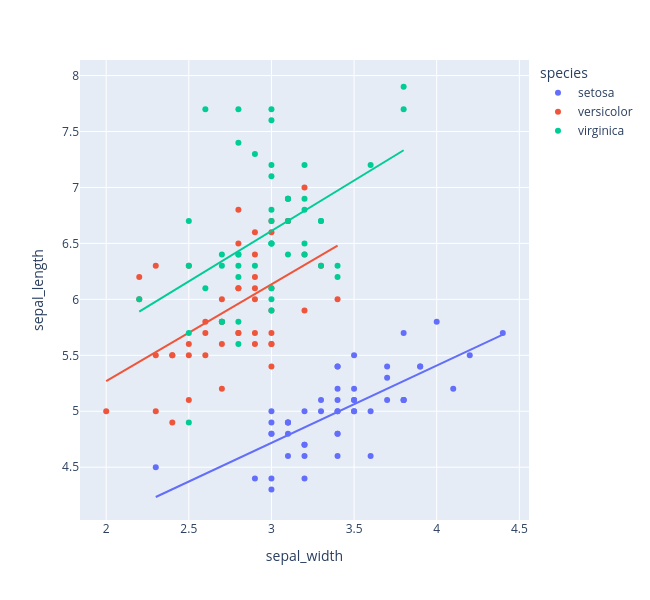

Source (notebook cell):
### Code cell
fig = px.scatter(df,x = 'sepal_width',y = 'sepal_length',
                 color = 'species',trendline = 'ols',#特点是根据每个颜色组进行线性回归
                 height = 600,width = 650)

fig.show()
fig.write_image('Figures/px_iris_fig4.svg')

### Figure 1 — Plotly figure (JSON) as saved in the notebook; plotly's stock layout.template omitted (floating-point values rounded to 4 significant figures)
{"data": [{"hovertemplate": "species=setosa<br>sepal_width=%{x}<br>sepal_length=%{y}<extra></extra>", "legendgroup": "setosa", "marker": {"color": "#636efa", "symbol": "circle"}, "mode": "markers", "name": "setosa", "orientation": "v", "showlegend": true, "type": "scatter", "x": [3.5, 3.0, 3.2, 3.1, 3.6, 3.9, 3.4, 3.4, 2.9, 3.1, 3.7, 3.4, 3.0, 3.0, 4.0, 4.4, 3.9, 3.5, 3.8, 3.8, 3.4, 3.7, 3.6, 3.3, 3.4, 3.0, 3.4, 3.5, 3.4, 3.2, 3.1, 3.4, 4.1, 4.2, 3.1, 3.2, 3.5, 3.1, 3.0, 3.4, 3.5, 2.3, 3.2, 3.5, 3.8, 3.0, 3.8, 3.2, 3.7, 3.3], "xaxis": "x", "y": [5.1, 4.9, 4.7, 4.6, 5.0, 5.4, 4.6, 5.0, 4.4, 4.9, 5.4, 4.8, 4.8, 4.3, 5.8, 5.7, 5.4, 5.1, 5.7, 5.1, 5.4, 5.1, 4.6, 5.1, 4.8, 5.0, 5.0, 5.2, 5.2, 4.7, 4.8, 5.4, 5.2, 5.5, 4.9, 5.0, 5.5, 4.9, 4.4, 5.1, 5.0, 4.5, 4.4, 5.0, 5.1, 4.8, 5.1, 4.6, 5.3, 5.0], "yaxis": "y"}, {"hovertemplate": "<b>OLS trendline</b><br>sepal_length = 0.690854 * sepal_width + 2.64466<br>R<sup>2</sup>=0.557681<br><br>species=setosa<br>sepal_width=%{x}<br>sepal_length=%{y} <b>(trend)</b><extra></extra>", "legendgroup": "setosa", "marker": {"color": "#636efa", "symbol": "circle"}, "mode": "lines", "name": "setosa", "showlegend": false, "type": "scatter", "x": [2.3, 2.9, 3.0, 3.0, 3.0, 3.0, 3.0, 3.0, 3.1, 3.1, 3.1, 3.1, 3.1, 3.2, 3.2, 3.2, 3.2, 3.2, 3.3, 3.3, 3.4, 3.4, 3.4, 3.4, 3.4, 3.4, 3.4, 3.4, 3.4, 3.5, 3.5, 3.5, 3.5, 3.5, 3.5, 3.6, 3.6, 3.7, 3.7, 3.7, 3.8, 3.8, 3.8, 3.8, 3.9, 3.9, 4.0, 4.1, 4.2, 4.4], "xaxis": "x", "y": [4.234, 4.648, 4.717, 4.717, 4.717, 4.717, 4.717, 4.717, 4.786, 4.786, 4.786, 4.786, 4.786, 4.855, 4.855, 4.855, 4.855, 4.855, 4.924, 4.924, 4.994, 4.994, 4.994, 4.994, 4.994, 4.994, 4.994, 4.994, 4.994, 5.063, 5.063, 5.063, 5.063, 5.063, 5.063, 5.132, 5.132, 5.201, 5.201, 5.201, 5.27, 5.27, 5.27, 5.27, 5.339, 5.339, 5.408, 5.477, 5.546, 5.684], "yaxis": "y"}, {"hovertemplate": "species=versicolor<br>sepal_width=%{x}<br>sepal_length=%{y}<extra></extra>", "legendgroup": "versicolor", "marker": {"color": "#EF553B", "symbol": "circle"}, "mode": "markers", "name": "versicolor", "orientation": "v", "showlegend": true, "type": "scatter", "x": [3.2, 3.2, 3.1, 2.3, 2.8, 2.8, 3.3, 2.4, 2.9, 2.7, 2.0, 3.0, 2.2, 2.9, 2.9, 3.1, 3.0, 2.7, 2.2, 2.5, 3.2, 2.8, 2.5, 2.8, 2.9, 3.0, 2.8, 3.0, 2.9, 2.6, 2.4, 2.4, 2.7, 2.7, 3.0, 3.4, 3.1, 2.3, 3.0, 2.5, 2.6, 3.0, 2.6, 2.3, 2.7, 3.0, 2.9, 2.9, 2.5, 2.8], "xaxis": "x", "y": [7.0, 6.4, 6.9, 5.5, 6.5, 5.7, 6.3, 4.9, 6.6, 5.2, 5.0, 5.9, 6.0, 6.1, 5.6, 6.7, 5.6, 5.8, 6.2, 5.6, 5.9, 6.1, 6.3, 6.1, 6.4, 6.6, 6.8, 6.7, 6.0, 5.7, 5.5, 5.5, 5.8, 6.0, 5.4, 6.0, 6.7, 6.3, 5.6, 5.5, 5.5, 6.1, 5.8, 5.0, 5.6, 5.7, 5.7, 6.2, 5.1, 5.7], "yaxis": "y"}, {"hovertemplate": "<b>OLS trendline</b><br>sepal_length = 0.865078 * sepal_width + 3.53973<br>R<sup>2</sup>=0.276582<br><br>species=versicolor<br>sepal_width=%{x}<br>sepal_length=%{y} <b>(trend)</b><extra></extra>", "legendgroup": "versicolor", "marker": {"color": "#EF553B", "symbol": "circle"}, "mode": "lines", "name": "versicolor", "showlegend": false, "type": "scatter", "x": [2.0, 2.2, 2.2, 2.3, 2.3, 2.3, 2.4, 2.4, 2.4, 2.5, 2.5, 2.5, 2.5, 2.6, 2.6, 2.6, 2.7, 2.7, 2.7, 2.7, 2.7, 2.8, 2.8, 2.8, 2.8, 2.8, 2.8, 2.9, 2.9, 2.9, 2.9, 2.9, 2.9, 2.9, 3.0, 3.0, 3.0, 3.0, 3.0, 3.0, 3.0, 3.0, 3.1, 3.1, 3.1, 3.2, 3.2, 3.2, 3.3, 3.4], "xaxis": "x", "y": [5.27, 5.443, 5.443, 5.529, 5.529, 5.529, 5.616, 5.616, 5.616, 5.702, 5.702, 5.702, 5.702, 5.789, 5.789, 5.789, 5.875, 5.875, 5.875, 5.875, 5.875, 5.962, 5.962, 5.962, 5.962, 5.962, 5.962, 6.048, 6.048, 6.048, 6.048, 6.048, 6.048, 6.048, 6.135, 6.135, 6.135, 6.135, 6.135, 6.135, 6.135, 6.135, 6.221, 6.221, 6.221, 6.308, 6.308, 6.308, 6.394, 6.481], "yaxis": "y"}, {"hovertemplate": "species=virginica<br>sepal_width=%{x}<br>sepal_length=%{y}<extra></extra>", "legendgroup": "virginica", "marker": {"color": "#00cc96", "symbol": "circle"}, "mode": "markers", "name": "virginica", "orientation": "v", "showlegend": true, "type": "scatter", "x": [3.3, 2.7, 3.0, 2.9, 3.0, 3.0, 2.5, 2.9, 2.5, 3.6, 3.2, 2.7, 3.0, 2.5, 2.8, 3.2, 3.0, 3.8, 2.6, 2.2, 3.2, 2.8, 2.8, 2.7, 3.3, 3.2, 2.8, 3.0, 2.8, 3.0, 2.8, 3.8, 2.8, 2.8, 2.6, 3.0, 3.4, 3.1, 3.0, 3.1, 3.1, 3.1, 2.7, 3.2, 3.3, 3.0, 2.5, 3.0, 3.4, 3.0], "xaxis": "x", "y": [6.3, 5.8, 7.1, 6.3, 6.5, 7.6, 4.9, 7.3, 6.7, 7.2, 6.5, 6.4, 6.8, 5.7, 5.8, 6.4, 6.5, 7.7, 7.7, 6.0, 6.9, 5.6, 7.7, 6.3, 6.7, 7.2, 6.2, 6.1, 6.4, 7.2, 7.4, 7.9, 6.4, 6.3, 6.1, 7.7, 6.3, 6.4, 6.0, 6.9, 6.7, 6.9, 5.8, 6.8, 6.7, 6.7, 6.3, 6.5, 6.2, 5.9], "yaxis": "y"}, {"hovertemplate": "<b>OLS trendline</b><br>sepal_length = 0.901534 * sepal_width + 3.90684<br>R<sup>2</sup>=0.209057<br><br>species=virginica<br>sepal_width=%{x}<br>sepal_length=%{y} <b>(trend)</b><extra></extra>", "legendgroup": "virginica", "marker": {"color": "#00cc96", "symbol": "circle"}, "mode": "lines", "name": "virginica", "showlegend": false, "type": "scatter", "x": [2.2, 2.5, 2.5, 2.5, 2.5, 2.6, 2.6, 2.7, 2.7, 2.7, 2.7, 2.8, 2.8, 2.8, 2.8, 2.8, 2.8, 2.8, 2.8, 2.9, 2.9, 3.0, 3.0, 3.0, 3.0, 3.0, 3.0, 3.0, 3.0, 3.0, 3.0, 3.0, 3.0, 3.1, 3.1, 3.1, 3.1, 3.2, 3.2, 3.2, 3.2, 3.2, 3.3, 3.3, 3.3, 3.4, 3.4, 3.6, 3.8, 3.8], "xaxis": "x", "y": [5.89, 6.161, 6.161, 6.161, 6.161, 6.251, 6.251, 6.341, 6.341, 6.341, 6.341, 6.431, 6.431, 6.431, 6.431, 6.431, 6.431, 6.431, 6.431, 6.521, 6.521, 6.611, 6.611, 6.611, 6.611, 6.611, 6.611, 6.611, 6.611, 6.611, 6.611, 6.611, 6.611, 6.702, 6.702, 6.702, 6.702, 6.792, 6.792, 6.792, 6.792, 6.792, 6.882, 6.882, 6.882, 6.972, 6.972, 7.152, 7.333, 7.333], "yaxis": "y"}], "layout": {"height": 600, "legend": {"title": {"text": "species"}, "tracegroupgap": 0}, "margin": {"t": 60}, "width": 650, "xaxis": {"anchor": "y", "domain": [0, 1], "title": {"text": "sepal_width"}}, "yaxis": {"anchor": "x", "domain": [0, 1], "title": {"text": "sepal_length"}}}}
